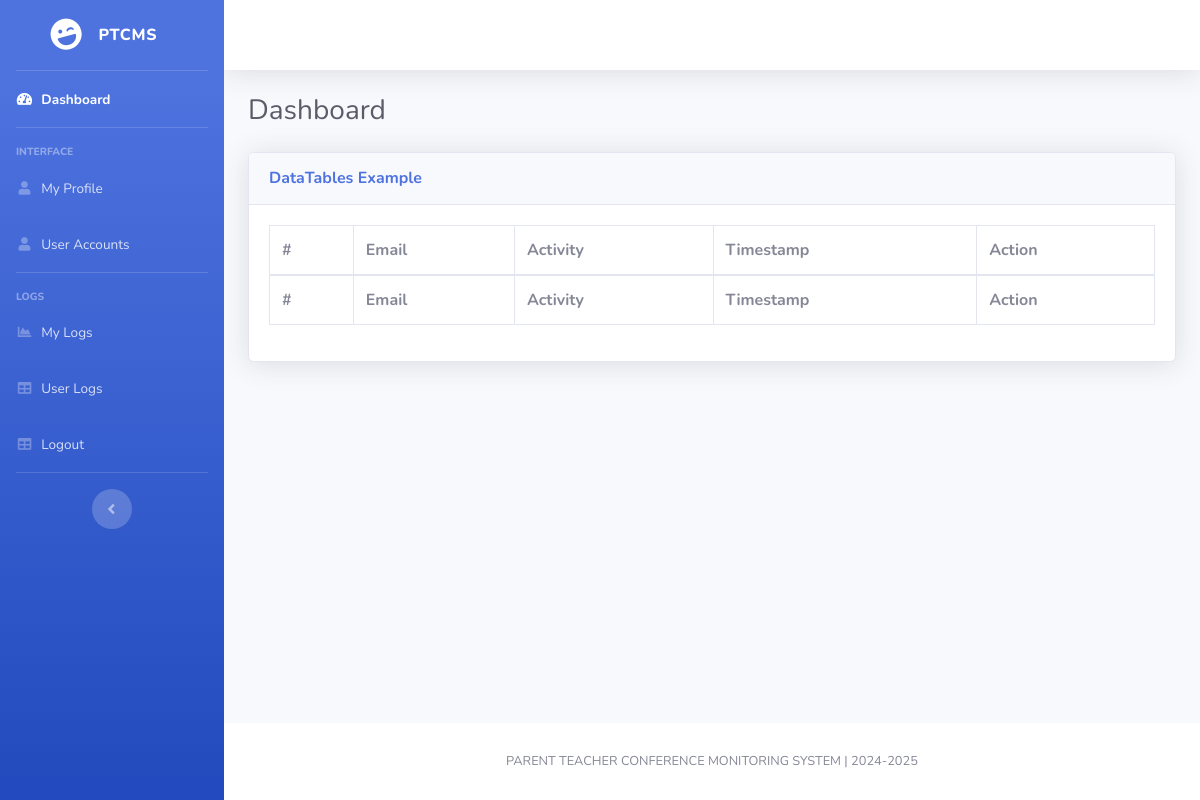
The app's page /admin/admin-logs.php, older data.
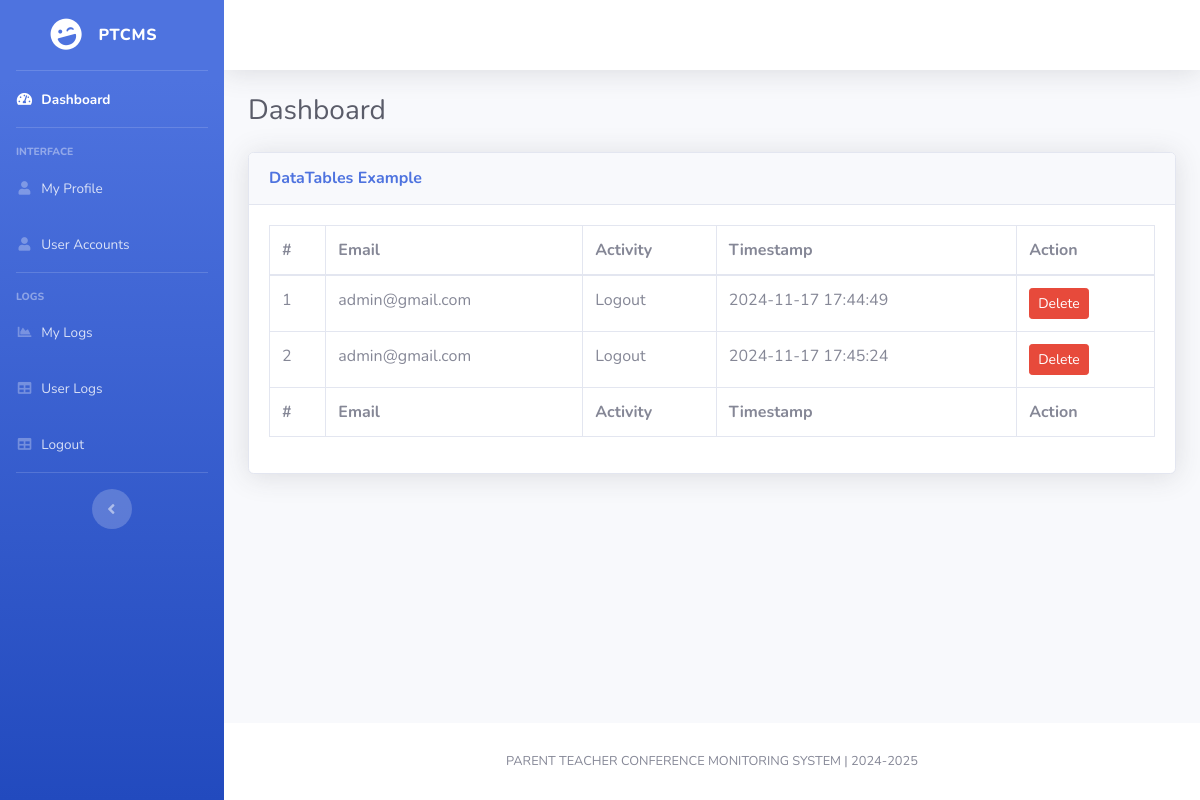
The same page, newer data.
### tables this page shows
CREATE TABLE `admin_logs` (
  `id` int(11) NOT NULL,
  `email` varchar(100) NOT NULL,
  `activity_type` varchar(50) NOT NULL,
  `user_type` varchar(50) NOT NULL,
  `timestamp` timestamp NOT NULL DEFAULT current_timestamp()
);

### admin/admin-logs.php (the view, shortened to what this page needs)
<?php
include("../components/admin-header.php");
$admin_logs = $connForLogs->query("SELECT * FROM `admin_logs`")->fetchAll(PDO::FETCH_ASSOC);
?>
<div id="content">
    <?php include("../components/topbar.php"); ?>
    <div class="container-fluid">
        <div class="d-sm-flex align-items-center justify-content-between mb-4">
            <h1 class="h3 mb-0 text-gray-800">Dashboard</h1>
        </div>
        <div class="card shadow mb-4">
            <div class="card-header py-3">
                <h6 class="m-0 font-weight-bold text-primary">DataTables Example</h6>
            </div>
            <div class="card-body">
                <div class="table-responsive">
                    <table class="table table-bordered" id="dataTable" width="100%" cellspacing="0">
                        <thead>
                            <tr>
                                <th>#</th>
                                <th>Email</th>
                                <th>Activity</th>
                                <th>Timestamp</th>
                                <th>Action</th>
                            </tr>
                        </thead>
                        <tfoot>
                            <tr>
                                <th>#</th>
                                <th>Email</th>
                                <th>Activity</th>
                                <th>Timestamp</th>
                                <th>Action</th>
                            </tr>
                        </tfoot>
                        <tbody>
                            <?php
                            $count = 1;
                            foreach ($admin_logs as $logs):
                            ?>
                                <tr>
                                    <td><?php echo $count++; ?></td>
                                    <td><?php echo ($logs['email']); ?></td>
                                    <td><?php echo ($logs['activity_type']); ?></td>
                                    <td><?php echo ($logs['timestamp']); ?></td>
                                    <td>
                                        <form method="POST" action="" class="delete-form">
                                            <button type="button" class="btn btn-danger btn-sm delete-btn">Delete</button>
                                        </form>
                                    </td>
                                </tr>
                            <?php endforeach; ?>
                        </tbody>
                    </table>
                </div>
            </div>
        </div>
    </div>
</div>
<?php include("../components/footer.php"); ?>
</div>
</div>
<?php include("../components/scripts.php"); ?>
</body>
</html>

### components/admin-header.php (shortened to what this page needs)
<!DOCTYPE html>
<html lang="en">
<head>
    <link href="../vendor/fontawesome-free/css/all.min.css" rel="stylesheet" type="text/css">
    <link href="../css/sb-admin-2.min.css" rel="stylesheet">
    <link href="../vendor/datatables/dataTables.bootstrap4.min.css" rel="stylesheet">
</head>
<body id="page-top">
    <div id="wrapper">
        <ul class="navbar-nav bg-gradient-primary sidebar sidebar-dark accordion" id="accordionSidebar">
            <a class="sidebar-brand d-flex align-items-center justify-content-center" href="index.html">
                <div class="sidebar-brand-icon rotate-n-15">
                    <i class="fas fa-laugh-wink"></i>
                </div>
                <div class="sidebar-brand-text mx-3">PTCMS</div>
            </a>
            <hr class="sidebar-divider my-0">
            <li class="nav-item active">
                <a class="nav-link" href="admin.php">
                    <i class="fas fa-fw fa-tachometer-alt"></i>
                    <span>Dashboard</span></a>
            </li>
            <hr class="sidebar-divider">
            <div class="sidebar-heading">
                Interface
            </div>
            <li class="nav-item">
                <a class="nav-link" href="profile.php">
                    <i class="fas fa-fw fa-user"></i>
                    <span>My Profile</span>
                </a>
            </li>
            <li class="nav-item">
                <a class="nav-link" href="user-accounts.php">
                    <i class="fas fa-fw fa-user"></i>
                    <span>User Accounts</span>
                </a>
            </li>
            <hr class="sidebar-divider">
            <div class="sidebar-heading">
                Logs
            </div>
            <li class="nav-item">
                <a class="nav-link" href="admin-logs.php">
                    <i class="fas fa-fw fa-chart-area"></i>
                    <span>My Logs</span></a>
            </li>
            <li class="nav-item">
                <a class="nav-link" href="user-logs.php">
                    <i class="fas fa-fw fa-table"></i>
                    <span>User Logs</span></a>
            </li>
            <li class="nav-item">
                <a class="nav-link" href="#" id="logout">
                    <i class="fas fa-fw fa-table"></i>
                    <span>Logout</span></a>
            </li>
            <hr class="sidebar-divider d-none d-md-block">
            <div class="text-center d-none d-md-inline">
                <button class="rounded-circle border-0" id="sidebarToggle"></button>
            </div>
        </ul>
        <div id="content-wrapper" class="d-flex flex-column">

### components/topbar.php (shortened to what this page needs)
<nav class="navbar navbar-expand navbar-light bg-white topbar mb-4 static-top shadow">
</nav>

### components/footer.php
<footer class="sticky-footer bg-white">
    <div class="container my-auto">
        <div class="copyright text-center my-auto">
            <span>PARENT TEACHER CONFERENCE MONITORING SYSTEM | 2024-2025</span>
        </div>
    </div>
</footer>

### components/scripts.php (shortened to what this page needs)
</body>
</html>

Row changes from the older to the newer data that the page shows:
added admin_logs: email "admin@gmail.com", activity_type "Logout", timestamp "2024-11-17 17:44:49"
added admin_logs: email "admin@gmail.com", activity_type "Logout", timestamp "2024-11-17 17:45:24"
